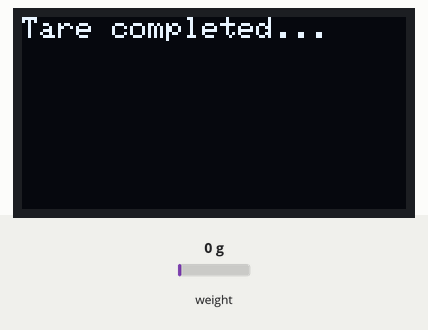
Bench run of a sketch on a simulated ESP32. On the bench: 128×64 one-colour display. Inputs (shaded band) come from the test bench; at power-on: weight on the scale 0 g. What the sketch prints to the serial monitor is not drawn.

Above: at 1.1 s.
At 4.6 s:
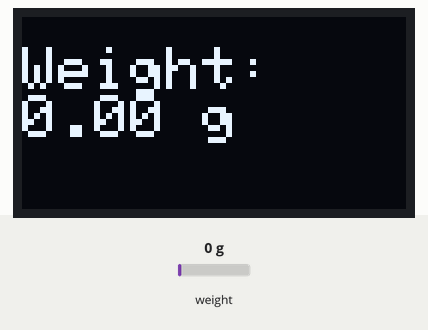
4.7 s: weight on the scale set to 100 g
At 7.3 s:
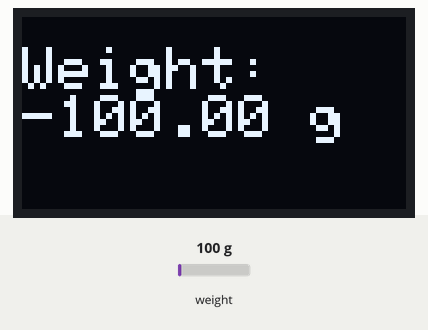
7.6 s: weight on the scale set to 1250 g
At 8.8 s:
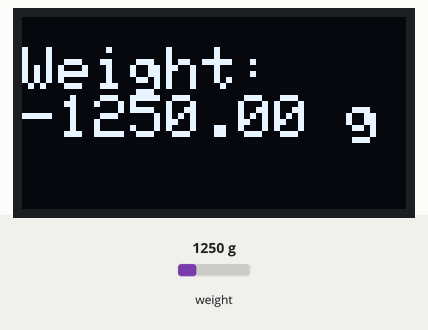
10.1 s: weight on the scale set to 2500 g
At 11.3 s:
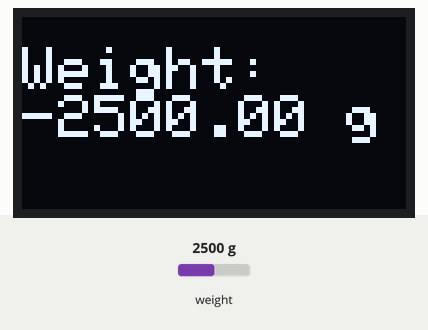
Timing chart, 0 to 13.1 s (numbered marks = the images above; inputs shaded):
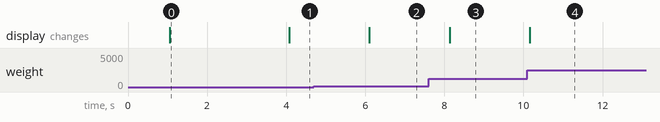

The sketch:

HX711_test.ino
```cpp
#include "HX711.h"
#include <Wire.h>
#include <Adafruit_GFX.h>
#include <Adafruit_SSD1306.h>

#define SCREEN_WIDTH 128
#define SCREEN_HEIGHT 64

#define OLED_RESET    -1
Adafruit_SSD1306 display(SCREEN_WIDTH, SCREEN_HEIGHT, &Wire, OLED_RESET);

// HX711 circuit wiring
const int LOADCELL_DOUT_PIN = 4;
const int LOADCELL_SCK_PIN = 5;

HX711 scale;
float calibration_factor = 205.8;

void setup() {
  Serial.begin(57600);
  scale.begin(LOADCELL_DOUT_PIN, LOADCELL_SCK_PIN);
  scale.set_scale(calibration_factor); // Set calibration factor ONCE
  scale.tare(); // Reset to zero ONCE

  // Initialize OLED
  if (!display.begin(SSD1306_SWITCHCAPVCC, 0x3C)) {
    Serial.println("SSD1306 allocation failed");
    for (;;);
  }
  display.clearDisplay();
  display.setTextSize(1);
  display.setTextColor(WHITE);
  display.setCursor(0, 0);
  display.println("Tare completed...");
  display.display();
  delay(2000);
}

void loop() {
  if (scale.is_ready()) {
    float weight = scale.get_units(10);  // Get weight average

    Serial.print("Weight: ");
    Serial.print(weight);
    Serial.println(" g");

    // Display on OLED
    display.clearDisplay();
    display.setCursor(0, 10);
    display.setTextSize(2);
    display.println("Weight: ");
    display.print(-weight, 2); // Show 2 decimal places
    display.print(" g");
    display.display();
  } else {
    Serial.println("HX711 not found.");
  }
  delay(1000);
}
```

Measured:
- after the input at 4.7 s, the display: changes after 1.4 s (image 2)
- after the input at 7.6 s, the display: changes after 0.53 s (image 3)
- after the input at 10.1 s, the display: changes after 0.06 s (image 4)
- what the display in image 0 shows lasts 3.0 s, from 1.1 s to 4.1 s
